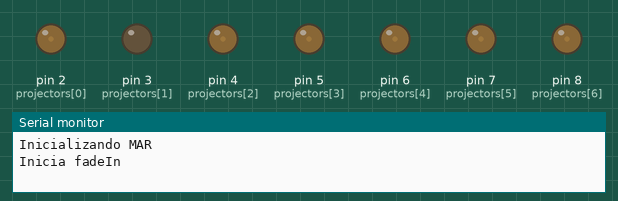
Simulated run of this sketch. Board: Arduino Mega 2560, built with avr-gcc and run on an emulated ATmega2560. Shown: output pins drawn as LEDs (lit = HIGH), the last lines printed to the serial monitor.

Above: at 0.15 s.
At 0.75 s:
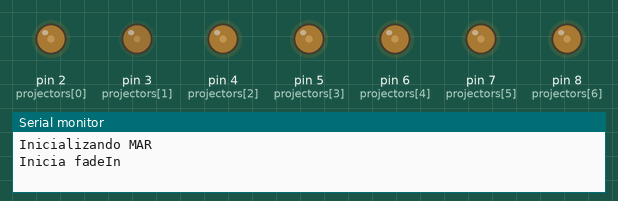
At 1.65 s:
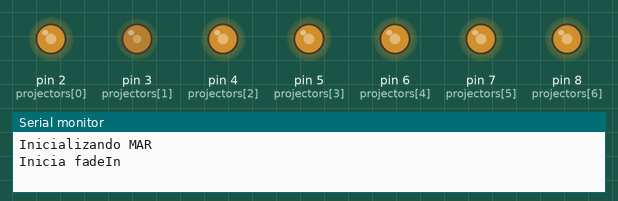
At 2.25 s:
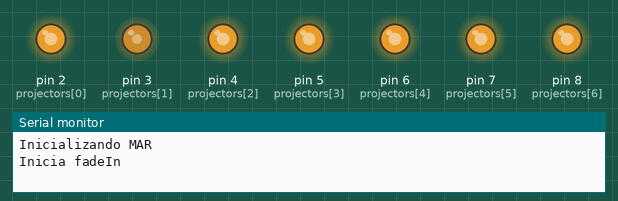
At 3.15 s:
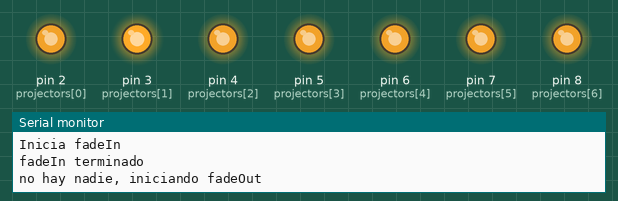
Timing chart, 0 to 3.1 s (numbered marks = the images above):
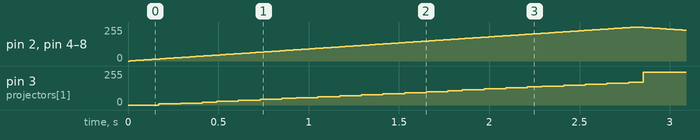

Measured:
- by itself, pin 3 (projectors[1]): moves from 0/255 to 247/255 over 2.7 s
- by itself, pin 2 (projectors[0]), pin 4 (projectors[2]), pin 5 (projectors[3]), pin 6 (projectors[4]), pin 7 (projectors[5]), pin 8 (projectors[6]): rises from 0/255 to 255/255 in 2.8 s, then falls to 231/255 in 0.26 s

The sketch:

controller.ino
```cpp
const int interval = 10; //controla el tiempo del fade

//pines
const int pir = 22;
const int projectors[] = {2,3,4,5,6,7,8};
const int projectors_num = 7;

//flags
boolean fadingIn = false;
boolean fadeInDone = false;
boolean fadingOut = false;
boolean fadeOutDone = false;

//tiempo y valor de los leds
long time = 0;
int value = 0;


void setup() {
  Serial.begin(9600);
  Serial.println("Inicializando MAR");

  //inicializa los pines de salida y los apaga
  for(int i=0; i<projectors_num; i++){
      pinMode(projectors[i], OUTPUT);
      digitalWrite(projectors[i], LOW);
  }

  pinMode(pir, INPUT);
  millis();
}

//funcion para escribir el valor actual en los pines
void writeValue(int val){
  for(int i=0; i<projectors_num; i++){
      analogWrite(projectors[i], val);
  }
}

void loop() {
  int someone = digitalRead(3);

  if(someone == LOW){ // hay alguien

    if(!fadingIn && !fadeInDone){
      time = millis(); //toma el tiempo
      fadingIn = true; //inicia el fadein
      value = 0;
      Serial.println("Inicia fadeIn");
    }

    if(!fadeInDone && fadingIn){ //Hace el fade
      if(millis() - time > interval){ //aumenta el valor
        time = millis();
        value++;
      }

      if(value >= 255){ //termina el fade y conserva value en rango
        Serial.println("fadeIn terminado");
        fadingIn = false;
        fadeInDone = true;

        value = 255;
      } else if (value < 0){
        value = 0;
      }
    }

    if(fadeInDone){ //mantiene los leds encendidos
       value = 255;
    }

    writeValue(value);

    //cambia el estado de las banderas
    fadingOut = false;
    fadeOutDone = false;

  } else if (someone == HIGH){
    //No hay nadie

    //cambia el estado para comenzar de nuevo
    fadeInDone = false;
    fadingIn = false;

    if(!fadingOut && !fadeOutDone){
      Serial.println("no hay nadie, iniciando fadeOut");
      time = millis(); //toma el tiempo
      fadingOut = true; //inicia fadeOut
    }

    if(fadingOut && !fadeOutDone){
      if(millis() - time > interval){
        time = millis();
        value--;
      }

      if(value <= 0){
        Serial.println("fade out terminado");
        value = 0;
        fadingOut = false;
      } else if (value >= 255){
        value = 255;
      }
    }

    if(fadeOutDone){ //mantiene los leds encendidos
       value = 255;
    }

    writeValue(value);
  }
}
```
